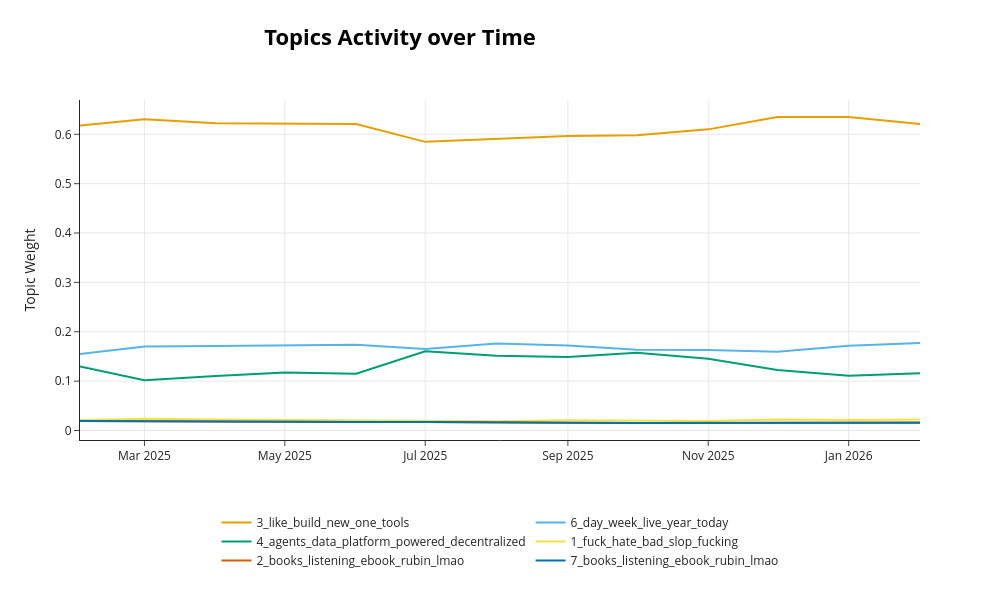

Notebook cell for this chart:
### Code cell
# time_slices: label periode (bulanan) per-dokumen, selaras dgn urutan docs saat fit.
# Format 'YYYY-MM' supaya label terurut kronologis di sumbu-x.
time_slices = doc_time.dt.to_period("M").astype(str).tolist()
assert len(time_slices) == len(docs)

# CATATAN: topic_activity_over_time memodifikasi transp_DT in-place (mengalikan dgn N).
# Jalankan cell ini SEKALI per fit; bila perlu mengulang, re-run cell training model dulu.
act = model.topic_activity_over_time(time_slices)
fig = model.visualize_topic_activity(top_n=6, topic_activity=act, time_slices=time_slices)

# Pindahkan legend ke bawah graph (horizontal) supaya area plot lebih lebar.
fig.update_layout(
    legend=dict(
        orientation="h",      # legend mendatar
        yanchor="top",
        y=-0.20,              # di bawah area plot (negatif = di luar bawah)
        xanchor="center",
        x=0.5,
        title_text="",
    ),
    margin=dict(b=160),       # ruang ekstra di bawah untuk menampung legend
)
fig.show()

### Figure 1 — Plotly figure (JSON) as saved in the notebook; plotly's stock layout.template omitted (floating-point values rounded to 4 significant figures)
{"data": [{"hoverinfo": "text", "hovertext": "3_like_build_new_one_tools", "marker": {"color": "#E69F00"}, "mode": "lines", "name": "3_like_build_new_one_tools", "type": "scatter", "x": ["2025-02", "2025-03", "2025-04", "2025-05", "2025-06", "2025-07", "2025-08", "2025-09", "2025-10", "2025-11", "2025-12", "2026-01", "2026-02"], "y": [0.6179, 0.6303, 0.6226, 0.6217, 0.6209, 0.5847, 0.5903, 0.5966, 0.598, 0.61, 0.635, 0.6349, 0.6207]}, {"hoverinfo": "text", "hovertext": "6_day_week_live_year_today", "marker": {"color": "#56B4E9"}, "mode": "lines", "name": "6_day_week_live_year_today", "type": "scatter", "x": ["2025-02", "2025-03", "2025-04", "2025-05", "2025-06", "2025-07", "2025-08", "2025-09", "2025-10", "2025-11", "2025-12", "2026-01", "2026-02"], "y": [0.1547, 0.1701, 0.1714, 0.1719, 0.1737, 0.1652, 0.1764, 0.1721, 0.1636, 0.1631, 0.1593, 0.1717, 0.1774]}, {"hoverinfo": "text", "hovertext": "4_agents_data_platform_powered_decentralized", "marker": {"color": "#009E73"}, "mode": "lines", "name": "4_agents_data_platform_powered_decentralized", "type": "scatter", "x": ["2025-02", "2025-03", "2025-04", "2025-05", "2025-06", "2025-07", "2025-08", "2025-09", "2025-10", "2025-11", "2025-12", "2026-01", "2026-02"], "y": [0.1296, 0.102, 0.1102, 0.1177, 0.1149, 0.1604, 0.1514, 0.149, 0.1573, 0.1452, 0.1225, 0.1106, 0.1162]}, {"hoverinfo": "text", "hovertext": "1_fuck_hate_bad_slop_fucking", "marker": {"color": "#F0E442"}, "mode": "lines", "name": "1_fuck_hate_bad_slop_fucking", "type": "scatter", "x": ["2025-02", "2025-03", "2025-04", "2025-05", "2025-06", "2025-07", "2025-08", "2025-09", "2025-10", "2025-11", "2025-12", "2026-01", "2026-02"], "y": [0.02125, 0.02366, 0.02241, 0.02165, 0.02197, 0.02095, 0.01892, 0.02074, 0.02048, 0.01905, 0.02239, 0.02143, 0.02232]}, {"hoverinfo": "text", "hovertext": "2_books_listening_ebook_rubin_lmao", "marker": {"color": "#D55E00"}, "mode": "lines", "name": "2_books_listening_ebook_rubin_lmao", "type": "scatter", "x": ["2025-02", "2025-03", "2025-04", "2025-05", "2025-06", "2025-07", "2025-08", "2025-09", "2025-10", "2025-11", "2025-12", "2026-01", "2026-02"], "y": [0.01927, 0.01863, 0.01849, 0.01691, 0.01728, 0.0173, 0.01587, 0.01551, 0.01525, 0.0158, 0.01531, 0.01545, 0.01598]}, {"hoverinfo": "text", "hovertext": "7_books_listening_ebook_rubin_lmao", "marker": {"color": "#0072B2"}, "mode": "lines", "name": "7_books_listening_ebook_rubin_lmao", "type": "scatter", "x": ["2025-02", "2025-03", "2025-04", "2025-05", "2025-06", "2025-07", "2025-08", "2025-09", "2025-10", "2025-11", "2025-12", "2026-01", "2026-02"], "y": [0.01919, 0.01855, 0.01842, 0.01684, 0.0172, 0.01723, 0.0158, 0.01545, 0.01518, 0.01573, 0.01525, 0.01539, 0.01591]}], "layout": {"height": 600, "hoverlabel": {"bgcolor": "white", "font": {"family": "Rockwell", "size": 16}}, "legend": {"orientation": "h", "title": {"text": ""}, "x": 0.5, "xanchor": "center", "y": -0.2, "yanchor": "top"}, "margin": {"b": 160}, "title": {"font": {"color": "Black", "size": 22}, "text": "<b>Topics Activity over Time</b>", "x": 0.4, "xanchor": "center", "y": 0.95, "yanchor": "top"}, "width": 1000, "xaxis": {"showgrid": true}, "yaxis": {"showgrid": true, "title": {"text": "Topic Weight"}}}}
